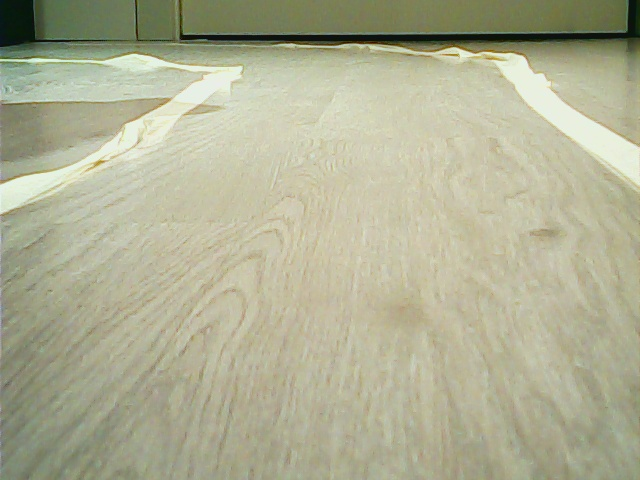
#> input picture records/record_Wed_18_Oct_2017-18_23_26/00.jpg, 640 x 480 px
$ python test.py ../records/record_Wed_18_Oct_2017-18_23_26/00.jpg   (Python 2 division)   (older library calls are emulated)
#> lines starting #> are read from the running program, lines starting #| are printed output that depends on the picture

import sys
import numpy as np
from scipy import ndimage
from scipy.misc import imsave


im = ndimage.imread(sys.argv[1], mode='L')
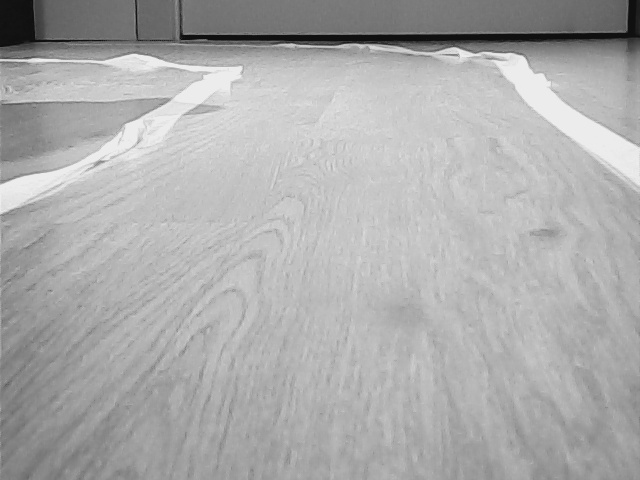
#> im: shape (480, 640); min 12, max 242, mean 172.2

if 0:
    sx = ndimage.sobel(im, axis=0, mode='constant')
    sy = ndimage.sobel(im, axis=1, mode='constant')
    sob = np.hypot(sx, sy)

    imsave('sobel.jpg', sob)

if 0:
    hist, bin_edges = np.histogram(im, bins=60)
    bin_centers = 0.5*(bin_edges[:-1] + bin_edges[1:])
    print bin_edges
    #binary_img = im > 0.1
    #imsave('binary_img.jpg', binary_img)

if 1:
    label_im, nb_labels = ndimage.label(im)
#> label_im: shape (480, 640) int32; every value is 1
#> nb_labels = 1
    print nb_labels
#| 1
    #sizes = ndimage.sum(mask, label_im, range(nb_labels + 1))
    #mean_vals = ndimage.sum(im, label_im, range(1, nb_labels + 1))
